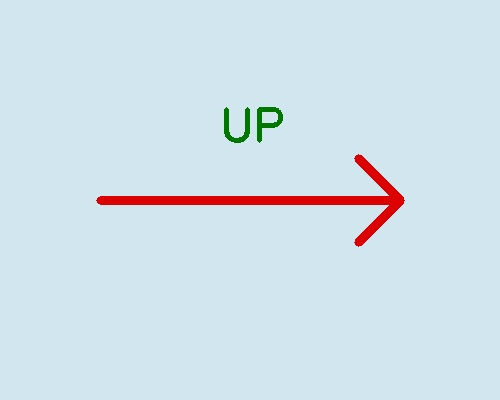
#> input picture sample_inputs/input_exp10.jpg, 500 x 400 px
$ python exp10_rotation_90.py
#> lines starting #> are read from the running program, lines starting #| are printed output that depends on the picture
import cv2
import os

# Experiment 10: 90-degree rotation clockwise
image_path = os.path.join(os.path.dirname(__file__), "..", "sample_inputs", "input_exp10.jpg")
img = cv2.imread(image_path)
#> img is the input picture: shape (400, 500, 3); mean B, G, R 233.6, 225.2, 209.3
if img is None:
    img = cv2.imread("input_exp10.jpg")

rotated_img = cv2.rotate(img, cv2.ROTATE_90_CLOCKWISE)
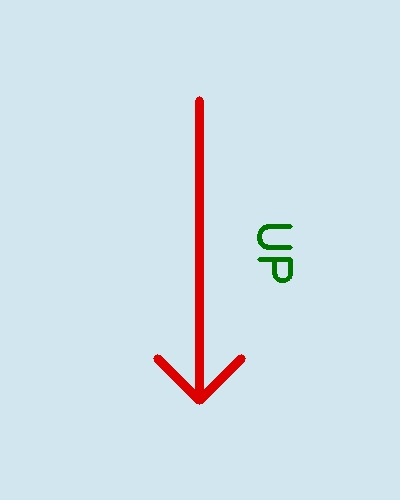
#> rotated_img: shape (500, 400, 3); mean B, G, R 233.6, 225.2, 209.3

cv2.imshow("Original Image", img)
cv2.imshow("Rotated Image 90 Clockwise", rotated_img)

out_path = os.path.join(os.path.dirname(__file__), "..", "output_screenshots", "exp10_output.png")
# Pad to match heights for side-by-side display
h1, w1 = img.shape[:2]
#> h1 = 400; w1 = 500
h2, w2 = rotated_img.shape[:2]
#> h2 = 500; w2 = 400
max_h = max(h1, h2)
#> max_h = 500
p1 = cv2.copyMakeBorder(img, 0, max_h - h1, 0, 0, cv2.BORDER_CONSTANT, value=[0,0,0])
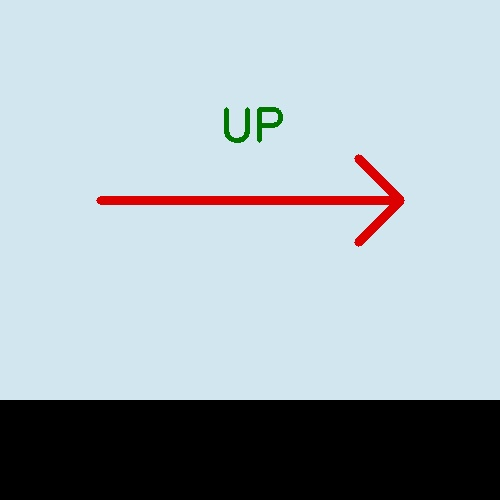
#> p1: shape (500, 500, 3); mean B, G, R 186.8, 180.2, 167.5
p2 = cv2.copyMakeBorder(rotated_img, 0, max_h - h2, 0, 0, cv2.BORDER_CONSTANT, value=[0,0,0])
cv2.imwrite(out_path, cv2.hconcat([p1, p2]))
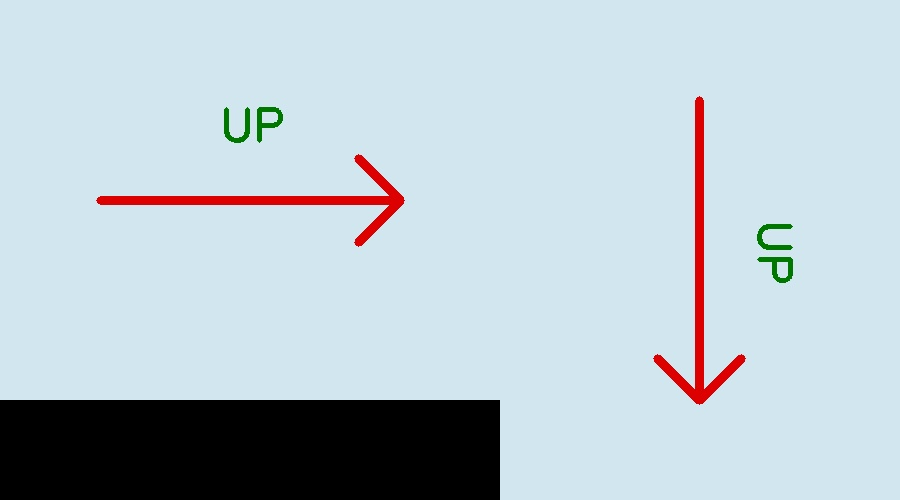
#> saved as exp10_output.png: shape (500, 900, 3); mean B, G, R 207.6, 200.2, 186.1
print(f"Exp 10 output saved to {out_path}")

cv2.waitKey(500)
cv2.destroyAllWindows()
